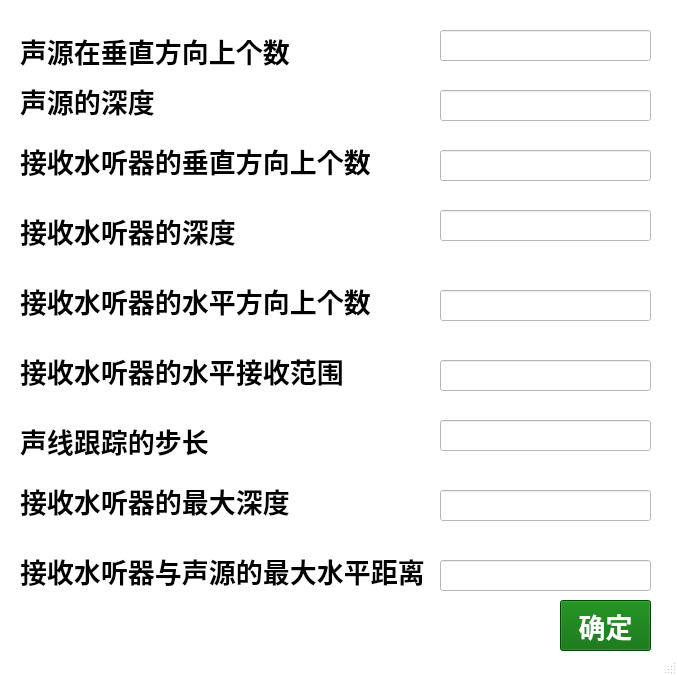
<?xml version="1.0" encoding="UTF-8"?>
<ui version="4.0">
 <class>simulation</class>
 <widget class="QMainWindow" name="simulation">
  <property name="geometry">
   <rect>
    <x>0</x>
    <y>0</y>
    <width>677</width>
    <height>675</height>
   </rect>
  </property>
  <property name="palette">
   <palette>
    <active>
     <colorrole role="Base">
      <brush brushstyle="SolidPattern">
       <color alpha="255">
        <red>255</red>
        <green>255</green>
        <blue>255</blue>
       </color>
      </brush>
     </colorrole>
     <colorrole role="Window">
      <brush brushstyle="SolidPattern">
       <color alpha="255">
        <red>255</red>
        <green>255</green>
        <blue>255</blue>
       </color>
      </brush>
     </colorrole>
    </active>
    <inactive>
     <colorrole role="Base">
      <brush brushstyle="SolidPattern">
       <color alpha="255">
        <red>255</red>
        <green>255</green>
        <blue>255</blue>
       </color>
      </brush>
     </colorrole>
     <colorrole role="Window">
      <brush brushstyle="SolidPattern">
       <color alpha="255">
        <red>255</red>
        <green>255</green>
        <blue>255</blue>
       </color>
      </brush>
     </colorrole>
    </inactive>
    <disabled>
     <colorrole role="Base">
      <brush brushstyle="SolidPattern">
       <color alpha="255">
        <red>255</red>
        <green>255</green>
        <blue>255</blue>
       </color>
      </brush>
     </colorrole>
     <colorrole role="Window">
      <brush brushstyle="SolidPattern">
       <color alpha="255">
        <red>255</red>
        <green>255</green>
        <blue>255</blue>
       </color>
      </brush>
     </colorrole>
    </disabled>
   </palette>
  </property>
  <property name="windowTitle">
   <string>接收器配置</string>
  </property>
  <widget class="QWidget" name="centralwidget">
   <widget class="QLabel" name="label_5">
    <property name="geometry">
     <rect>
      <x>20</x>
      <y>20</y>
      <width>331</width>
      <height>61</height>
     </rect>
    </property>
    <property name="font">
     <font>
      <family>阿里巴巴普惠体</family>
      <pointsize>20</pointsize>
      <weight>75</weight>
      <bold>true</bold>
     </font>
    </property>
    <property name="text">
     <string>声源在垂直方向上个数</string>
    </property>
   </widget>
   <widget class="QLabel" name="label_6">
    <property name="geometry">
     <rect>
      <x>20</x>
      <y>70</y>
      <width>331</width>
      <height>61</height>
     </rect>
    </property>
    <property name="font">
     <font>
      <family>阿里巴巴普惠体</family>
      <pointsize>20</pointsize>
      <weight>75</weight>
      <bold>true</bold>
     </font>
    </property>
    <property name="text">
     <string>声源的深度</string>
    </property>
   </widget>
   <widget class="QPushButton" name="StartScriptButton_4">
    <property name="geometry">
     <rect>
      <x>560</x>
      <y>600</y>
      <width>91</width>
      <height>51</height>
     </rect>
    </property>
    <property name="sizePolicy">
     <sizepolicy hsizetype="Fixed" vsizetype="Fixed">
      <horstretch>0</horstretch>
      <verstretch>0</verstretch>
     </sizepolicy>
    </property>
    <property name="palette">
     <palette>
      <active>
       <colorrole role="Button">
        <brush brushstyle="SolidPattern">
         <color alpha="255">
          <red>0</red>
          <green>104</green>
          <blue>0</blue>
         </color>
        </brush>
       </colorrole>
       <colorrole role="ButtonText">
        <brush brushstyle="SolidPattern">
         <color alpha="255">
          <red>255</red>
          <green>255</green>
          <blue>255</blue>
         </color>
        </brush>
       </colorrole>
       <colorrole role="Base">
        <brush brushstyle="SolidPattern">
         <color alpha="255">
          <red>0</red>
          <green>104</green>
          <blue>0</blue>
         </color>
        </brush>
       </colorrole>
       <colorrole role="Window">
        <brush brushstyle="SolidPattern">
         <color alpha="255">
          <red>0</red>
          <green>104</green>
          <blue>0</blue>
         </color>
        </brush>
       </colorrole>
      </active>
      <inactive>
       <colorrole role="Button">
        <brush brushstyle="SolidPattern">
         <color alpha="255">
          <red>0</red>
          <green>104</green>
          <blue>0</blue>
         </color>
        </brush>
       </colorrole>
       <colorrole role="ButtonText">
        <brush brushstyle="SolidPattern">
         <color alpha="255">
          <red>255</red>
          <green>255</green>
          <blue>255</blue>
         </color>
        </brush>
       </colorrole>
       <colorrole role="Base">
        <brush brushstyle="SolidPattern">
         <color alpha="255">
          <red>0</red>
          <green>104</green>
          <blue>0</blue>
         </color>
        </brush>
       </colorrole>
       <colorrole role="Window">
        <brush brushstyle="SolidPattern">
         <color alpha="255">
          <red>0</red>
          <green>104</green>
          <blue>0</blue>
         </color>
        </brush>
       </colorrole>
      </inactive>
      <disabled>
       <colorrole role="Button">
        <brush brushstyle="SolidPattern">
         <color alpha="255">
          <red>0</red>
          <green>104</green>
          <blue>0</blue>
         </color>
        </brush>
       </colorrole>
       <colorrole role="ButtonText">
        <brush brushstyle="SolidPattern">
         <color alpha="255">
          <red>120</red>
          <green>120</green>
          <blue>120</blue>
         </color>
        </brush>
       </colorrole>
       <colorrole role="Base">
        <brush brushstyle="SolidPattern">
         <color alpha="255">
          <red>0</red>
          <green>104</green>
          <blue>0</blue>
         </color>
        </brush>
       </colorrole>
       <colorrole role="Window">
        <brush brushstyle="SolidPattern">
         <color alpha="255">
          <red>0</red>
          <green>104</green>
          <blue>0</blue>
         </color>
        </brush>
       </colorrole>
      </disabled>
     </palette>
    </property>
    <property name="font">
     <font>
      <family>阿里巴巴普惠体</family>
      <pointsize>20</pointsize>
      <weight>75</weight>
      <bold>true</bold>
     </font>
    </property>
    <property name="styleSheet">
     <string notr="true">background-color: rgb(0, 104, 0);</string>
    </property>
    <property name="text">
     <string>确定</string>
    </property>
   </widget>
   <widget class="QLabel" name="label_7">
    <property name="geometry">
     <rect>
      <x>20</x>
      <y>200</y>
      <width>331</width>
      <height>61</height>
     </rect>
    </property>
    <property name="font">
     <font>
      <family>阿里巴巴普惠体</family>
      <pointsize>20</pointsize>
      <weight>75</weight>
      <bold>true</bold>
     </font>
    </property>
    <property name="text">
     <string>接收水听器的深度</string>
    </property>
   </widget>
   <widget class="QLabel" name="label_8">
    <property name="geometry">
     <rect>
      <x>20</x>
      <y>130</y>
      <width>351</width>
      <height>61</height>
     </rect>
    </property>
    <property name="font">
     <font>
      <family>阿里巴巴普惠体</family>
      <pointsize>20</pointsize>
      <weight>75</weight>
      <bold>true</bold>
     </font>
    </property>
    <property name="text">
     <string>接收水听器的垂直方向上个数</string>
    </property>
   </widget>
   <widget class="QLabel" name="label_9">
    <property name="geometry">
     <rect>
      <x>20</x>
      <y>270</y>
      <width>351</width>
      <height>61</height>
     </rect>
    </property>
    <property name="font">
     <font>
      <family>阿里巴巴普惠体</family>
      <pointsize>20</pointsize>
      <weight>75</weight>
      <bold>true</bold>
     </font>
    </property>
    <property name="text">
     <string>接收水听器的水平方向上个数</string>
    </property>
   </widget>
   <widget class="QLabel" name="label_10">
    <property name="geometry">
     <rect>
      <x>20</x>
      <y>340</y>
      <width>331</width>
      <height>61</height>
     </rect>
    </property>
    <property name="font">
     <font>
      <family>阿里巴巴普惠体</family>
      <pointsize>20</pointsize>
      <weight>75</weight>
      <bold>true</bold>
     </font>
    </property>
    <property name="text">
     <string>接收水听器的水平接收范围</string>
    </property>
   </widget>
   <widget class="QLabel" name="label_11">
    <property name="geometry">
     <rect>
      <x>20</x>
      <y>410</y>
      <width>331</width>
      <height>61</height>
     </rect>
    </property>
    <property name="font">
     <font>
      <family>阿里巴巴普惠体</family>
      <pointsize>20</pointsize>
      <weight>75</weight>
      <bold>true</bold>
     </font>
    </property>
    <property name="text">
     <string>声线跟踪的步长</string>
    </property>
   </widget>
   <widget class="QLabel" name="label_12">
    <property name="geometry">
     <rect>
      <x>20</x>
      <y>470</y>
      <width>351</width>
      <height>61</height>
     </rect>
    </property>
    <property name="font">
     <font>
      <family>阿里巴巴普惠体</family>
      <pointsize>20</pointsize>
      <weight>75</weight>
      <bold>true</bold>
     </font>
    </property>
    <property name="text">
     <string>接收水听器的最大深度</string>
    </property>
   </widget>
   <widget class="QLabel" name="label_13">
    <property name="geometry">
     <rect>
      <x>20</x>
      <y>540</y>
      <width>411</width>
      <height>61</height>
     </rect>
    </property>
    <property name="font">
     <font>
      <family>阿里巴巴普惠体</family>
      <pointsize>20</pointsize>
      <weight>75</weight>
      <bold>true</bold>
     </font>
    </property>
    <property name="text">
     <string>接收水听器与声源的最大水平距离</string>
    </property>
   </widget>
   <widget class="QLineEdit" name="lineEdit">
    <property name="geometry">
     <rect>
      <x>440</x>
      <y>30</y>
      <width>211</width>
      <height>31</height>
     </rect>
    </property>
    <property name="font">
     <font>
      <family>阿里巴巴普惠体</family>
      <pointsize>20</pointsize>
      <weight>75</weight>
      <bold>true</bold>
     </font>
    </property>
   </widget>
   <widget class="QLineEdit" name="lineEdit_2">
    <property name="geometry">
     <rect>
      <x>440</x>
      <y>90</y>
      <width>211</width>
      <height>31</height>
     </rect>
    </property>
    <property name="font">
     <font>
      <family>阿里巴巴普惠体</family>
      <pointsize>20</pointsize>
      <weight>75</weight>
      <bold>true</bold>
     </font>
    </property>
   </widget>
   <widget class="QLineEdit" name="lineEdit_3">
    <property name="geometry">
     <rect>
      <x>440</x>
      <y>210</y>
      <width>211</width>
      <height>31</height>
     </rect>
    </property>
    <property name="font">
     <font>
      <family>阿里巴巴普惠体</family>
      <pointsize>20</pointsize>
      <weight>75</weight>
      <bold>true</bold>
     </font>
    </property>
   </widget>
   <widget class="QLineEdit" name="lineEdit_4">
    <property name="geometry">
     <rect>
      <x>440</x>
      <y>150</y>
      <width>211</width>
      <height>31</height>
     </rect>
    </property>
    <property name="font">
     <font>
      <family>阿里巴巴普惠体</family>
      <pointsize>20</pointsize>
      <weight>75</weight>
      <bold>true</bold>
     </font>
    </property>
   </widget>
   <widget class="QLineEdit" name="lineEdit_5">
    <property name="geometry">
     <rect>
      <x>440</x>
      <y>360</y>
      <width>211</width>
      <height>31</height>
     </rect>
    </property>
    <property name="font">
     <font>
      <family>阿里巴巴普惠体</family>
      <pointsize>20</pointsize>
      <weight>75</weight>
      <bold>true</bold>
     </font>
    </property>
   </widget>
   <widget class="QLineEdit" name="lineEdit_6">
    <property name="geometry">
     <rect>
      <x>440</x>
      <y>490</y>
      <width>211</width>
      <height>31</height>
     </rect>
    </property>
    <property name="font">
     <font>
      <family>阿里巴巴普惠体</family>
      <pointsize>20</pointsize>
      <weight>75</weight>
      <bold>true</bold>
     </font>
    </property>
   </widget>
   <widget class="QLineEdit" name="lineEdit_7">
    <property name="geometry">
     <rect>
      <x>440</x>
      <y>420</y>
      <width>211</width>
      <height>31</height>
     </rect>
    </property>
    <property name="font">
     <font>
      <family>阿里巴巴普惠体</family>
      <pointsize>20</pointsize>
      <weight>75</weight>
      <bold>true</bold>
     </font>
    </property>
   </widget>
   <widget class="QLineEdit" name="lineEdit_8">
    <property name="geometry">
     <rect>
      <x>440</x>
      <y>290</y>
      <width>211</width>
      <height>31</height>
     </rect>
    </property>
    <property name="font">
     <font>
      <family>阿里巴巴普惠体</family>
      <pointsize>20</pointsize>
      <weight>75</weight>
      <bold>true</bold>
     </font>
    </property>
   </widget>
   <widget class="QLineEdit" name="lineEdit_9">
    <property name="geometry">
     <rect>
      <x>440</x>
      <y>560</y>
      <width>211</width>
      <height>31</height>
     </rect>
    </property>
    <property name="font">
     <font>
      <family>阿里巴巴普惠体</family>
      <pointsize>20</pointsize>
      <weight>75</weight>
      <bold>true</bold>
     </font>
    </property>
   </widget>
  </widget>
  <widget class="QMenuBar" name="menubar">
   <property name="geometry">
    <rect>
     <x>0</x>
     <y>0</y>
     <width>677</width>
     <height>23</height>
    </rect>
   </property>
  </widget>
  <widget class="QStatusBar" name="statusbar"/>
 </widget>
 <resources/>
 <connections/>
</ui>
